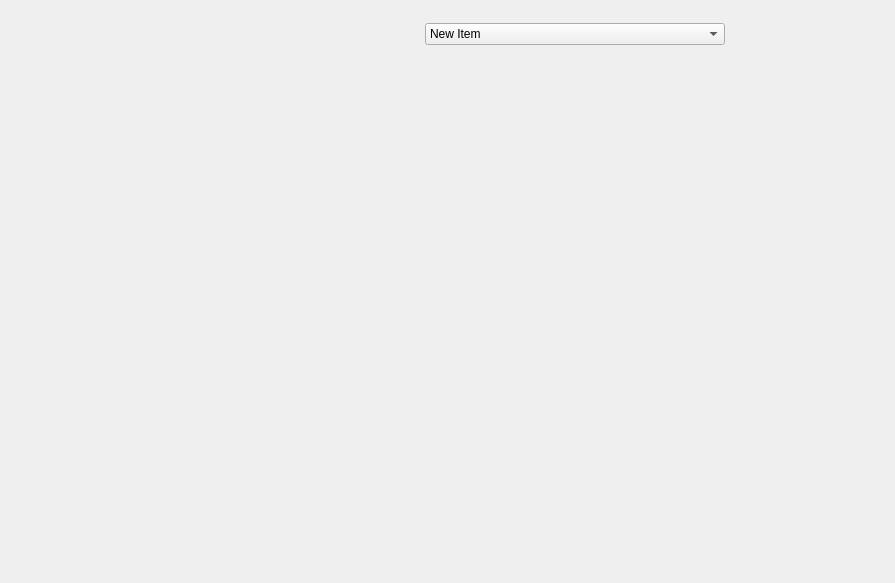
<?xml version="1.0" encoding="UTF-8"?>
<ui version="4.0">
 <class>MainWindow</class>
 <widget class="QMainWindow" name="MainWindow">
  <property name="geometry">
   <rect>
    <x>0</x>
    <y>0</y>
    <width>895</width>
    <height>583</height>
   </rect>
  </property>
  <property name="windowTitle">
   <string>MainWindow</string>
  </property>
  <widget class="QWidget" name="centralwidget">
   <property name="styleSheet">
    <string notr="true"/>
   </property>
   <layout class="QGridLayout" name="gridLayout">
    <item row="0" column="0" rowspan="3">
     <widget class="HistoryWidget" name="historyWidget" native="true">
      <property name="minimumSize">
       <size>
        <width>250</width>
        <height>0</height>
       </size>
      </property>
      <property name="maximumSize">
       <size>
        <width>250</width>
        <height>16777215</height>
       </size>
      </property>
     </widget>
    </item>
    <item row="1" column="1">
     <widget class="MessageBoxWidget" name="messageView" native="true"/>
    </item>
    <item row="2" column="1">
     <widget class="UserMessageBoxWidget" name="userMessageBox" native="true">
      <property name="minimumSize">
       <size>
        <width>0</width>
        <height>100</height>
       </size>
      </property>
      <property name="maximumSize">
       <size>
        <width>16777215</width>
        <height>160</height>
       </size>
      </property>
     </widget>
    </item>
    <item row="0" column="1">
     <widget class="QWidget" name="widget_3" native="true">
      <property name="maximumSize">
       <size>
        <width>16777215</width>
        <height>50</height>
       </size>
      </property>
      <layout class="QHBoxLayout" name="horizontalLayout">
       <item>
        <widget class="QComboBox" name="comboBox">
         <property name="maximumSize">
          <size>
           <width>300</width>
           <height>16777215</height>
          </size>
         </property>
         <item>
          <property name="text">
           <string>New Item</string>
          </property>
         </item>
         <item>
          <property name="text">
           <string>New Item</string>
          </property>
         </item>
         <item>
          <property name="text">
           <string>New Item</string>
          </property>
         </item>
        </widget>
       </item>
      </layout>
     </widget>
    </item>
   </layout>
  </widget>
 </widget>
 <customwidgets>
  <customwidget>
   <class>HistoryWidget</class>
   <extends>QWidget</extends>
   <header>documentor.ui.widgets</header>
   <container>1</container>
  </customwidget>
  <customwidget>
   <class>UserMessageBoxWidget</class>
   <extends>QWidget</extends>
   <header>documentor.ui.widgets</header>
   <container>1</container>
  </customwidget>
  <customwidget>
   <class>MessageBoxWidget</class>
   <extends>QWidget</extends>
   <header>documentor.ui.widgets</header>
   <container>1</container>
  </customwidget>
 </customwidgets>
 <resources/>
 <connections/>
</ui>
